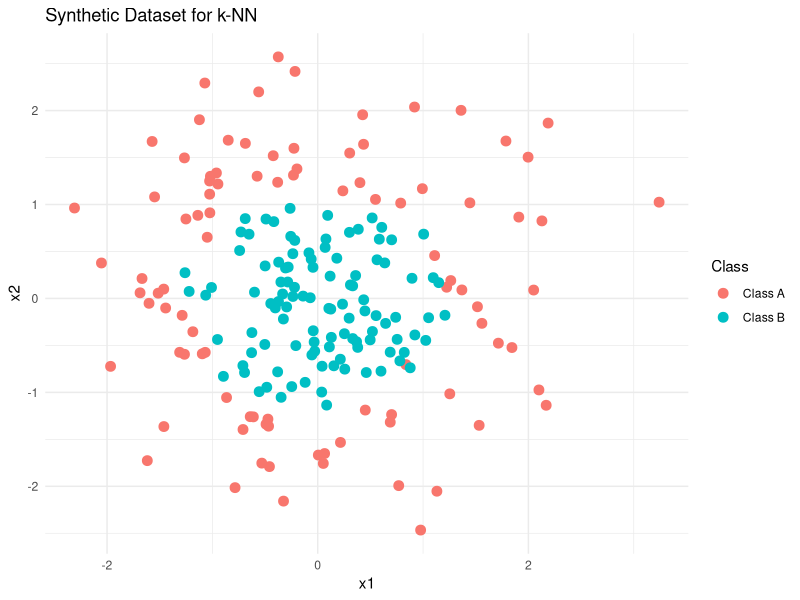
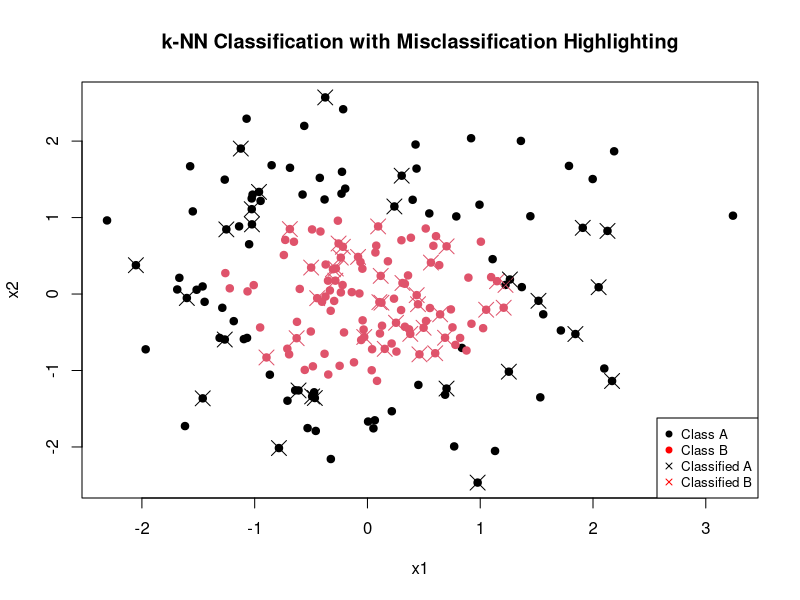
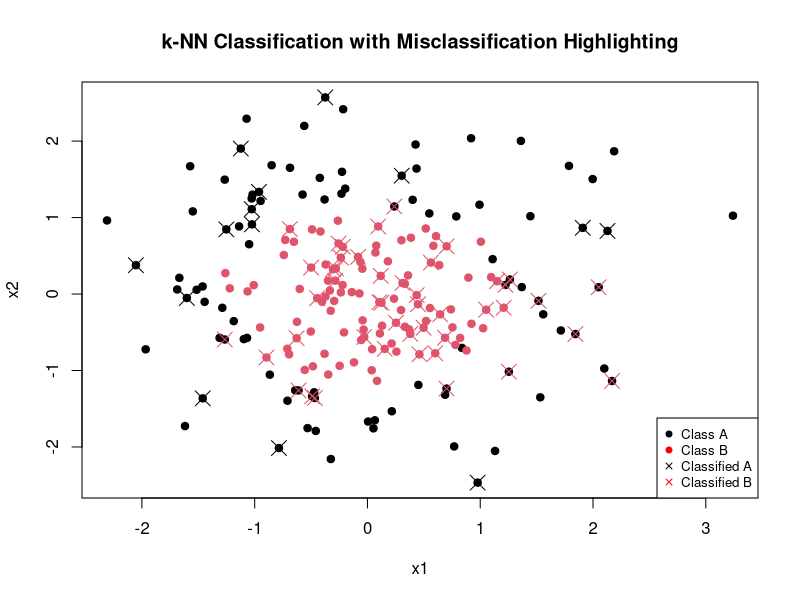
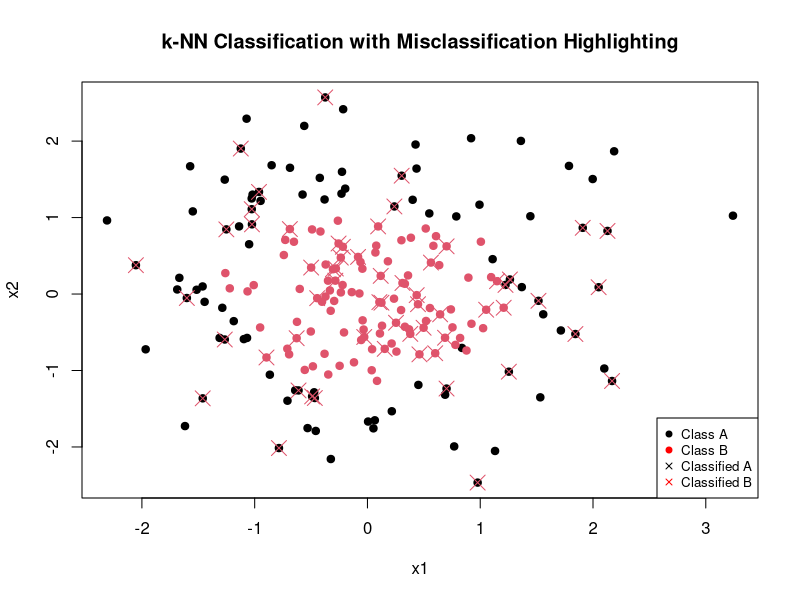

R code for these plots, in order:
## ---- chunk 1

library(ggplot2)
library(class)  # For k-NN
library(dplyr)  # For data manipulation

# Set seed for reproducibility
set.seed(123)

# Generate synthetic data
n <- 200  # Number of points
x1 <- rnorm(n, mean = 0, sd = 1)
x2 <- rnorm(n, mean = 0, sd = 1)

# Define class labels based on a nonlinear boundary
y <- ifelse(x1^2 + x2^2 + rnorm(n, 0, 0.2) > 1.5, "Class A", "Class B")

# Combine into a data frame
data <- data.frame(x1, x2, y = as.factor(y))

# Plot the generated data
ggplot(data, aes(x = x1, y = x2, color = y)) +
  geom_point(size = 3) +
  theme_minimal() +
  labs(title = "Synthetic Dataset for k-NN", color = "Class")

# Split into training (70%) and test (30%) sets
set.seed(42)
train_indices <- sample(1:n, size = 0.7 * n)
train_data <- data[train_indices, ]
test_data <- data[-train_indices, ]

# 
summary(train_data)
summary(test_data)

## ---- chunk 2

# Extract features and labels
train_X <- train_data[, c("x1", "x2")]
test_X <- test_data[, c("x1", "x2")]
train_y <- train_data$y
test_y <- test_data$y

# Perform k-NN classification (k = 5)
k <- 3
predicted_y <- knn(train = train_X, test = test_X, cl = train_y, k = k)

# Evaluate accuracy
accuracy <- sum(predicted_y == test_y) / length(test_y)
print(paste("k-NN Accuracy:", round(accuracy, 3)))

# contingency table
conf_matrix <- table(Predicted = predicted_y, Actual = test_y)
print("Contingency Table (Confusion Matrix):")
print(conf_matrix)


## ---- chunk 3


# Convert class labels to numeric for plotting
train_colors <- as.numeric(train_y) + 0
test_colors <- as.numeric(test_y) + 0 
predicted_colors <- as.numeric(predicted_y) + 0

# Plot training and test points
plot(data$x1, data$x2, col = as.numeric(data$y) + 0, pch = 19, xlab = "x1", ylab = "x2",
     main = "k-NN Classification with Misclassification Highlighting")

# Highlight test points with an 'X', colored by predicted class
points(test_X$x1, test_X$x2, col = predicted_colors, pch = 4, cex = 2)

legend("bottomright", legend = c("Class A", "Class B", "Classified A", "Classified B"), 
       col = c("black", "red", "black", "red"), pch = c(19,19, 4,4), cex = 0.8)


## ---- chunk 4

#perform k-nn for improper choice of k (k = 24)
set.seed(123)
#bad for two reasons -- divisible by number of class labels allowing for tie
#substantially larger than recommended.  allows for extraneous points to impact classification
k <- 24
predicted_y <- knn(train = train_X, test = test_X, cl = train_y, k = k)
accuracy <- sum(predicted_y == test_y) / length(test_y)
print(paste("k-NN Accuracy:", round(accuracy, 3)))

#contingency table
conf_matrix <- table(Predicted = predicted_y, Actual = test_y)
print("Contingency Table (Confusion Matrix):")
print(conf_matrix)


## ---- chunk 5


# Convert class labels to numeric for plotting
train_colors <- as.numeric(train_y) + 0
test_colors <- as.numeric(test_y) + 0 
predicted_colors <- as.numeric(predicted_y) + 0

# Plot training and test points
plot(data$x1, data$x2, col = as.numeric(data$y) + 0, pch = 19, xlab = "x1", ylab = "x2",
     main = "k-NN Classification with Misclassification Highlighting")

# Highlight test points with an 'X', colored by predicted class
points(test_X$x1, test_X$x2, col = predicted_colors, pch = 4, cex = 2)

legend("bottomright", legend = c("Class A", "Class B", "Classified A", "Classified B"), 
       col = c("black", "red", "black", "red"), pch = c(19,19, 4,4), cex = 0.8)



## ---- chunk 6


#perform k-nn for improper choice of k (k = 24)
set.seed(123)
#bad for two reasons -- divisible by number of class labels allowing for tie
#substantially larger than recommended.  allows for extraneous points to impact classification
k <- 70
predicted_y <- knn(train = train_X, test = test_X, cl = train_y, k = k)
accuracy <- sum(predicted_y == test_y) / length(test_y)
print(paste("k-NN Accuracy:", round(accuracy, 3)))

#contingency table
conf_matrix <- table(Predicted = predicted_y, Actual = test_y)
print("Contingency Table (Confusion Matrix):")
print(conf_matrix)



## ---- chunk 7
# Convert class labels to numeric for plotting
train_colors <- as.numeric(train_y) + 0
test_colors <- as.numeric(test_y) + 0 
predicted_colors <- as.numeric(predicted_y) + 0

# Plot training and test points
plot(data$x1, data$x2, col = as.numeric(data$y) + 0, pch = 19, xlab = "x1", ylab = "x2",
     main = "k-NN Classification with Misclassification Highlighting")

# Highlight test points with an 'X', colored by predicted class
points(test_X$x1, test_X$x2, col = predicted_colors, pch = 4, cex = 2)

legend("bottomright", legend = c("Class A", "Class B", "Classified A", "Classified B"), 
       col = c("black", "red", "black", "red"), pch = c(19,19, 4,4), cex = 0.8)
